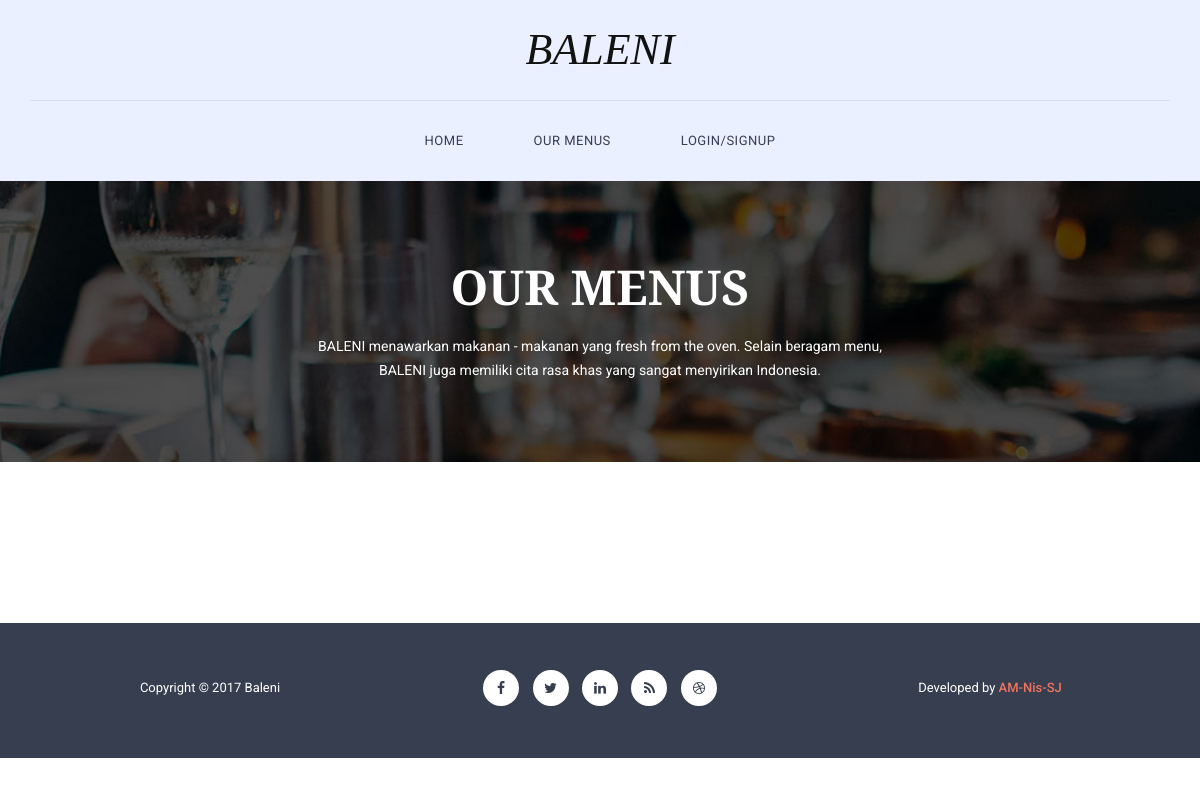
The app's page /index.php/home_dashboard/menu, older data.
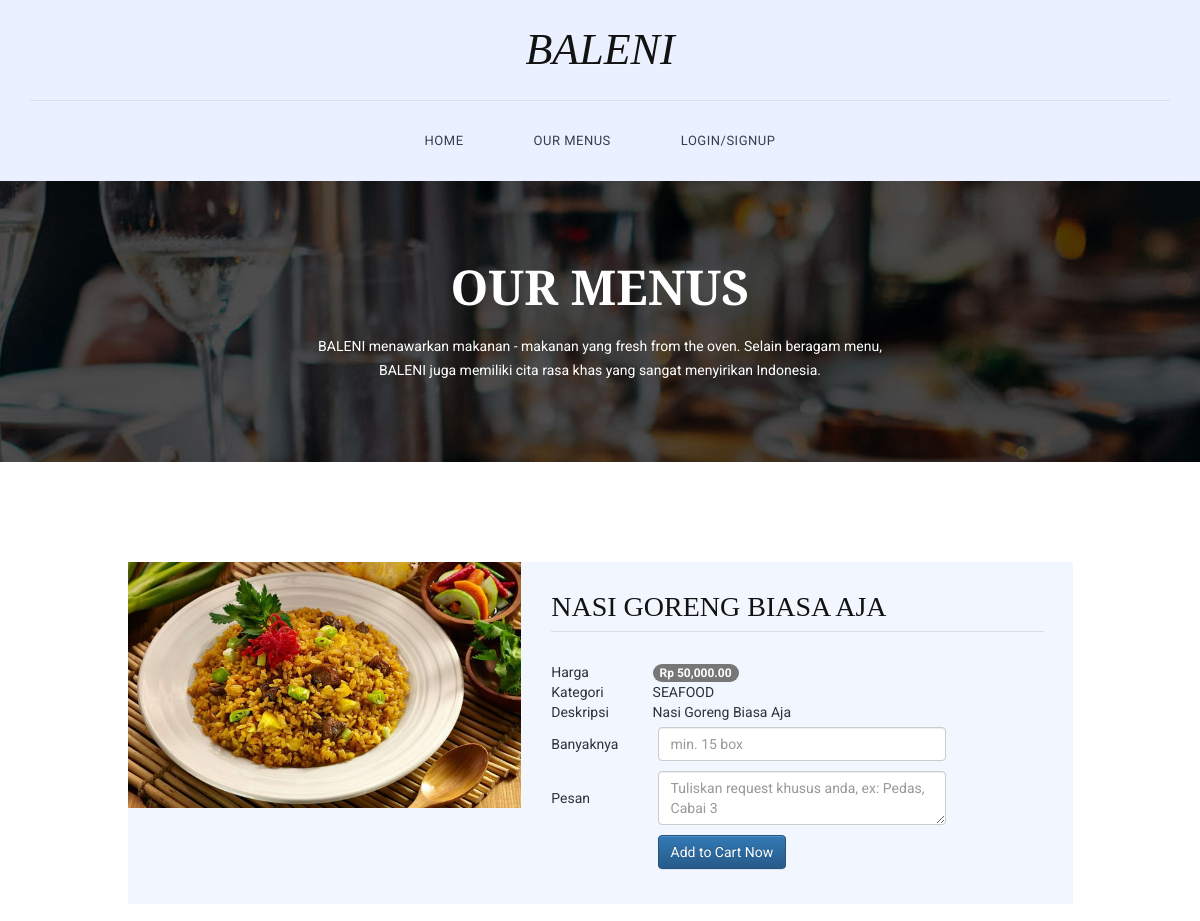
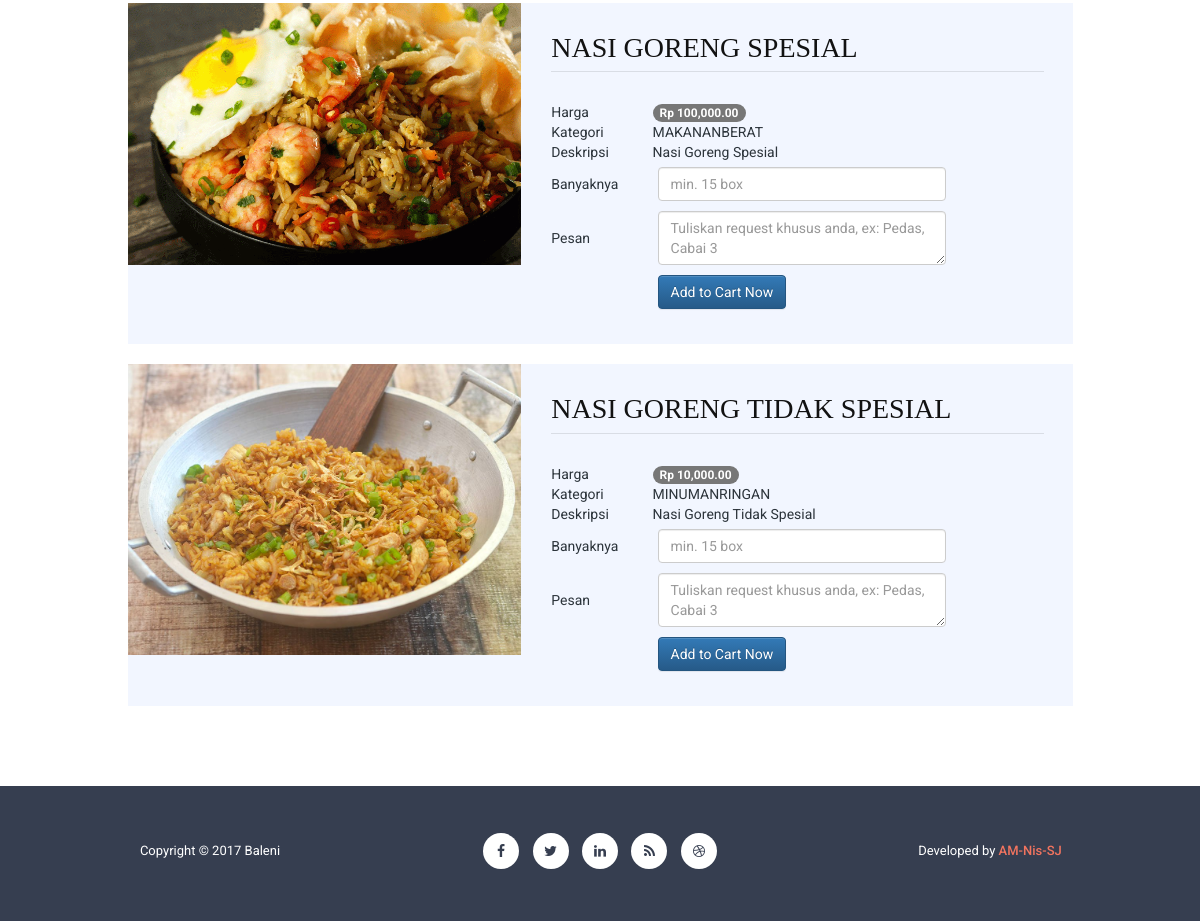
The same page, newer data (2 pictures, top to bottom).
### tables this page shows
CREATE TABLE `menu` (
  `id` int(11) NOT NULL,
  `kode` varchar(50) NOT NULL,
  `nama` varchar(100) NOT NULL,
  `kategori` varchar(50) NOT NULL,
  `harga` int(11) NOT NULL,
  `deskripsi` text NOT NULL,
  `image` text NOT NULL
);

### application/controllers/Home_Dashboard.php (called while the page is built, shortened)
<?php
class Home_Dashboard extends CI_Controller {
	public function __construct(){
		$this->load->model('Authuser_Model');
		$this->load->helper('url');
	}
	public function menu(){
		$menu = array(
			'menu' => $this->Authuser_Model->getAllData('menu', 'nama', 'ASC'));
		if($this->session->userdata('masukin')) {
			$this->load->view("user/headfoot/headerlogin");
		} else {
			$this->load->view("user/headfoot/header");
		}
		$this->load->view("user/menu", $menu);
		$this->load->view("user/headfoot/footer");
	}
}

### index.php (called while the page is built, shortened)
<?php
require_once BASEPATH.'core/CodeIgniter.php';

### application/models/Authuser_Model.php (called while the page is built, shortened)
<?php
class Authuser_model extends CI_Model {
	public function getAllData($namaTabel, $urut, $asc) {
		$this->db->select('*');
		$this->db->from($namaTabel);
		$this->db->order_by($urut, $asc);
		$query = $this->db->get();
		if ($query->num_rows() > 0) {
			return $query->result_array();
		}
		else{
			return false;
		}
	}
}
?>

### application/views/user/menu.php (the view, shortened to what this page needs)
<section class="page-heading">
    <div class="container">
        <div class="row">
            <div class="col-md-12">
                <h1>Our Menus</h1>
                <p>BALENI menawarkan makanan - makanan yang fresh from the oven. Selain beragam menu, BALENI juga memiliki cita rasa khas yang sangat menyirikan Indonesia.</p>
            </div>
        </div>
    </div>
</section>
<section class="breakfast-menu">
    <div class="container">
        <div class="row">
            <div class="col-md-10 col-md-offset-1">
                <?php if(!empty($menu)) {
                    foreach ($menu as $m) { ?>
                <div class="breakfast-menu-content">
                    <div class="row">
                        <div class="col-md-5">
                            <div class="left-image">
                                <img src="<?php echo base_url() . $m['image']; ?>" alt="$m['nama']">
                            </div>
                        </div>
                        <div class="col-md-7">
                            <h2><?php echo $m['nama']; ?></h2>
                <form method="post" action="<?php echo base_url()?>Order/add">
                            <table width="400px">
                            <tr>
                                <td>Harga</td>
                                <td><span class="badge badge-info"><?php echo 'Rp ' . number_format($m['harga'],2)?></span></td>
                            </tr>
                            <tr>
                                <td>Kategori</td>
                                <td><?php echo $m['kategori']?></td>
                            </tr>
                            <tr>
                                <td>Deskripsi </td>
                                <td><?php echo $m['deskripsi']?></td>
                            </tr>
                        <tr>
                            <td>Banyaknya</td>
                            <td style="padding: 5px"><input type="number" min="0" max="1000" placeholder="min. 15 box " class="form-control" name="qty"></td>
                        </tr>
                        <tr>
                            <td>Pesan</td>
                            <td style="padding: 5px"><textarea name="deskripsi" type="text" class="form-control" placeholder="Tuliskan request khusus anda, ex: Pedas, Cabai 3"></textarea></td>
                        </tr>
                        <tr>
                            <div class="chute chute-center text-center">
                            <td></td>
                            <td style="padding: 5px"><input type="submit" class="btn btn-primary" name="submit" value="Add to Cart Now"></td>
                            </div>
                        </tr>
                    </table>
                </form>
                        </div>
                    </div>
                </div>
                <br>
                <?php }
            }?>
            </div>
        </div>
    </div>
</section>
<br> <br> <br>

### application/views/user/headfoot/header.php (shortened to what this page needs)
<!DOCTYPE html>
<html>
    <head>
        <link rel="stylesheet" href="<?php echo base_url(); ?>assets/css/bootstrap.min.css">
        <link rel="stylesheet" href="<?php echo base_url(); ?>assets/css/bootstrap-theme.min.css">
        <link rel="stylesheet" href="<?php echo base_url(); ?>assets/css/fontAwesome.css">
        <link rel="stylesheet" href="<?php echo base_url(); ?>assets/css/hero-slider.css">
        <link rel="stylesheet" href="<?php echo base_url(); ?>assets/css/owl-carousel.css">
        <link rel="stylesheet" href="<?php echo base_url(); ?>assets/css/templatemo-style.css">
    </head>
<body>
    <div class="header">
        <div class="container">
            <a href="#" class="navbar-brand scroll-top">BALENI</a>
            <nav class="navbar navbar-inverse" role="navigation">
                <div id="main-nav" class="collapse navbar-collapse">
                    <ul class="nav navbar-nav">
                        <li><a href="<?php echo base_url(); ?>Home/index">Home</a></li>
                        <li><a href="<?php echo base_url(); ?>Home_Dashboard/menu">Our Menus</a></li>
                        <li><a href="<?php echo base_url(); ?>Home/login">Login/Signup</a></li>
                    </ul>
                </div>
            </nav>
        </div>
    </div>

### application/views/user/headfoot/footer.php (shortened to what this page needs)
<footer>
        <div class="container">
            <div class="row">
                <div class="col-md-4">
                    <p>Copyright &copy; 2017 Baleni</p>
                </div>
                <div class="col-md-4">
                    <ul class="social-icons">
                        <li><a rel="nofollow" href="#" target="_parent"><i class="fa fa-facebook"></i></a></li>
                        <li><a href="#"><i class="fa fa-twitter"></i></a></li>
                        <li><a href="#"><i class="fa fa-linkedin"></i></a></li>
                        <li><a href="#"><i class="fa fa-rss"></i></a></li>
                        <li><a href="#"><i class="fa fa-dribbble"></i></a></li>
                    </ul>
                </div>
                <div class="col-md-4">
                    <p>Developed by <a rel="nofollow" href="#" target="_parent"><em>AM-Nis-SJ</em></a></p>
                </div>
            </div>
        </div>
    </footer>
</body>
</html>

### assets/css/hero-slider.css (style rules this page uses)
*, *::after, *::before { -webkit-box-sizing: border-box; -moz-box-sizing: border-box; box-sizing: border-box; }
html { font-size: 62.5%; }
body { font-family: "Open Sans", sans-serif; color: #2c343b; background-color: #f2f2f2; }
a { color: #d44457; text-decoration: none; }
img { max-width: 100%; }

### assets/css/templatemo-style.css (style rules this page uses)
* { margin: 0; padding: 0; font-family: 'Roboto', arial, sans-serif; }
body { overflow-x: hidden; background-color: #fff; }
ul { list-style: none; margin: 0px; }
p { color: #9a9a9a; font-size: 13px; line-height: 24px; }
.header { width: 100%; padding: 0; z-index: 10000; transition: all 0.2s ease-in-out; background-color: #eaf0ff; text-align: center; }
.navbar-inverse .navbar-brand, .navbar-inverse .navbar-nav>li>a { text-shadow: none; }
.navbar-brand { font-family: 'Spectral', serif; font-size: 44px; color: #121212; font-style: italic; text-align: center; width: 100%; border-bottom: 1px solid #d8deed; position: relative; padding: 40px 0px; height: auto!important; }
#main-nav { padding: 15px 0px; float: right; position:relative; left:-50%; text-align: left; }
.nav { list-style:none; position:relative; left:50%; }
.navbar-nav li { margin: 0px 20px; }
.navbar-nav li a { font-family: 'Roboto', sans-serif; font-size: 13px; text-transform: uppercase; color: #363e50!important; letter-spacing: 0.5px; }
.navbar-inverse { background-image: none; background-color: transparent; }
.header .navbar { margin: 0; border: none; }
footer { background-color: #363e50; line-height: 130px; text-align: center; }
footer p { line-height: 120px; color: #fff; margin-top: 5px; }
footer p em { font-style: normal; color: #f2745f; font-weight: 500; }
footer ul { list-style: none; padding: 0; margin: 0; }
footer ul li { display: inline-block; margin: 0px 5px; }
footer ul li i { width: 36px; height: 36px; display: inline-block; text-align: center; line-height: 36px!important; background-color: #fff; border-radius: 50%; color: #363e50; transition: all 0.5s; }
section.page-heading { padding: 80px 0px; background-image: url(../img/heading-bg.jpg); background-repeat: no-repeat; background-size: cover; background-position: center center; text-align: center; }
.page-heading h1 { margin-top: 0px; margin-bottom: 20px; font-family: 'Spectral', serif; font-size: 48px; font-weight: 700; text-transform: uppercase; color: #fff; }
.page-heading p { color: #fff; font-size: 14px; padding: 0px 25%; margin-bottom: 0px; }
section.breakfast-menu { margin-top: 100px; }
.breakfast-menu-content { background-color: #f2f6ff; padding: 30px 0px 30px 30px; }
.breakfast-menu-content .left-image img { width: 100%; overflow: hidden; }
.breakfast-menu-content .left-image { margin: -30px 0px -30px -30px; }
.breakfast-menu-content h2 { margin-top: 0px; margin-bottom: 30px; padding-bottom: 8px; font-family: 'Spectral', serif; font-size: 28px; width: 94.5%; border-bottom: 1px solid #d9dde5; color: #121212; }

Row changes from the older to the newer data that the page shows:
added menu: image (picture), nama "NASI GORENG BIASA AJA", harga "50,000.00", kategori "SEAFOOD", deskripsi "Nasi Goreng Biasa Aja"
added menu: image (picture), nama "NASI GORENG SPESIAL", harga "100,000.00", kategori "MAKANANBERAT", deskripsi "Nasi Goreng Spesial"
added menu: image (picture), nama "NASI GORENG TIDAK SPESIAL", harga "10,000.00", kategori "MINUMANRINGAN", deskripsi "Nasi Goreng Tidak Spesial"
